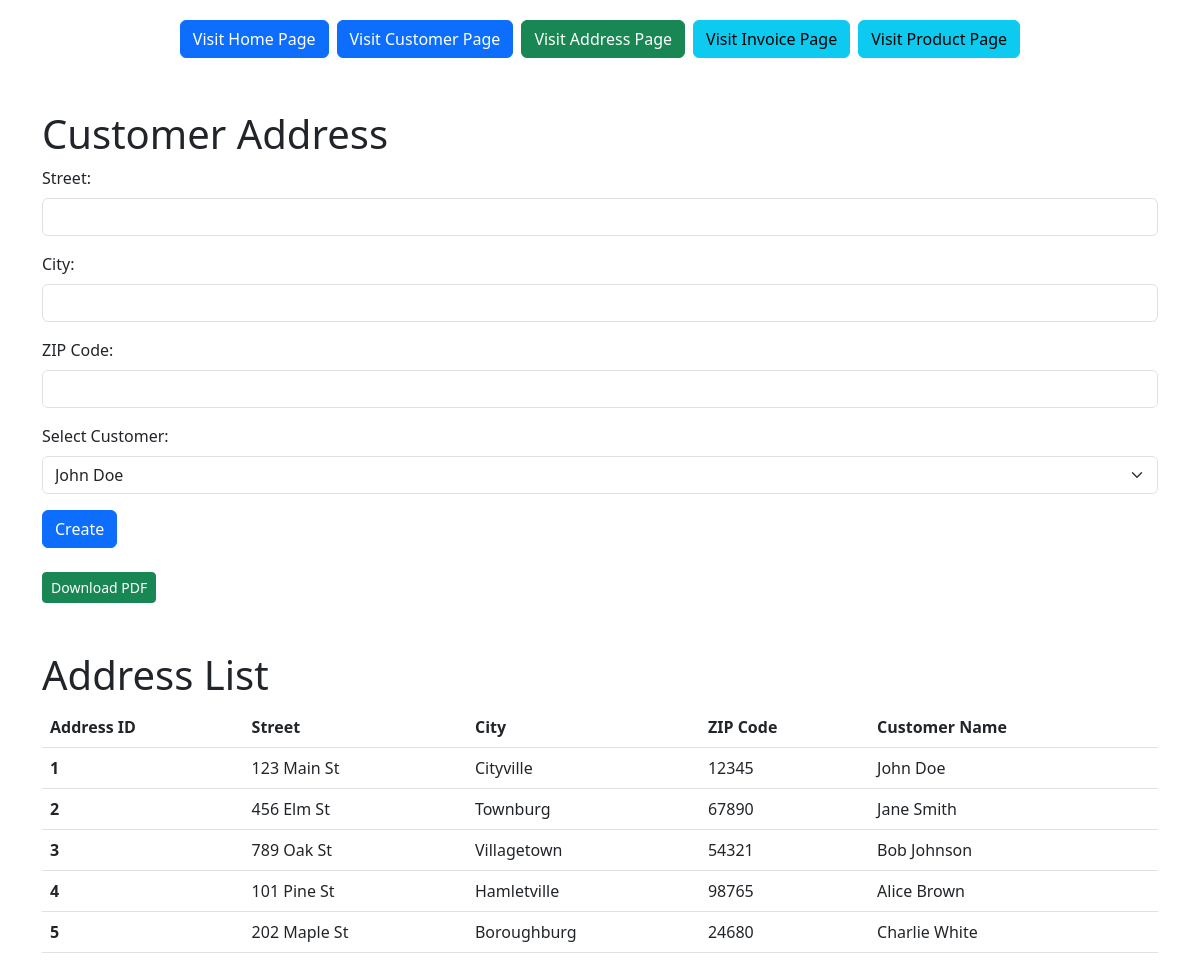
Screenshot of /address.php with the database file from the repository.
### tables this page shows
CREATE TABLE IF NOT EXISTS `Address` (
  `address_id` INT NOT NULL AUTO_INCREMENT,
  `street` VARCHAR(45) NULL,
  `city` VARCHAR(45) NULL,
  `zip_code` VARCHAR(45) NULL,
  `Customers_customer_id` INT NOT NULL,
  PRIMARY KEY (`address_id`),
  INDEX `fk_Address_Customers1_idx` (`Customers_customer_id` ASC) ,
  CONSTRAINT `fk_Address_Customers1`
    FOREIGN KEY (`Customers_customer_id`)
    REFERENCES `Customers` (`customer_id`)
    ON DELETE NO ACTION
    ON UPDATE NO ACTION);

CREATE TABLE IF NOT EXISTS `Customers` (
  `customer_id` INT NOT NULL AUTO_INCREMENT,
  `name` VARCHAR(45) NULL,
  `phone_number` VARCHAR(45) NULL,
  `email` VARCHAR(45) NULL,
  PRIMARY KEY (`customer_id`));

### address.php (the view, shortened to what this page needs)
<?php
include 'db.php';
$sqlCustomers = "SELECT customer_id, name FROM Customers";
$resultCustomers = $conn->query($sqlCustomers);
$sqlAddresses = "SELECT A.address_id, A.street, A.city, A.zip_code, C.name as customer_name
                FROM Address A
                INNER JOIN Customers C ON A.Customers_customer_id = C.customer_id";
$resultAddresses = $conn->query($sqlAddresses);
?>
<!DOCTYPE html>
<html lang="en">
<head>
    <link href="https://cdn.jsdelivr.net/npm/bootstrap@5.3.0/dist/css/bootstrap.min.css" rel="stylesheet">
</head>
<body>
<div class="mt-3  d-flex justify-content-center">
<a href="index.php" class="btn btn-primary m-1">Visit Home Page</a>
        <a href="customer.php" class="btn btn-primary m-1">Visit Customer Page</a>
        <a href="address.php" class="btn btn-success m-1">Visit Address Page</a>
        <a href="invoice.php" class="btn btn-info m-1">Visit Invoice Page</a>
        <a href="products.php" class="btn btn-info m-1">Visit Product Page</a>
    </div>
<div class="container mt-5">
    <h1>Customer Address</h1>
    <form method="post">
        <div class="mb-3">
            <label for="street" class="form-label">Street:</label>
            <input type="text" class="form-control" name="street" required>
        </div>
        <div class="mb-3">
            <label for="city" class="form-label">City:</label>
            <input type="text" class="form-control" name="city" required>
        </div>
        <div class="mb-3">
            <label for="zip_code" class="form-label">ZIP Code:</label>
            <input type="text" class="form-control" name="zip_code" required>
        </div>
        <div class="mb-3">
            <label for="customer_id" class="form-label">Select Customer:</label>
            <select class="form-select" name="customer_id" required>
                <?php
                while ($row = $resultCustomers->fetch_assoc()) {
                    echo "<option value='" . $row['customer_id'] . "'>" . $row['name'] . "</option>";
                }
                ?>
            </select>
        </div>
        <button type="submit" class="btn btn-primary" name="create_address">Create</button>
    </form>
    <a href='address_pdfg.php' class='btn mt-4 btn-success btn-sm'>Download PDF</a>
</div>
<div class="container mt-5">
    <h1>Address List</h1>
    <table class="table">
        <thead>
            <tr>
                <th scope="col">Address ID</th>
                <th scope="col">Street</th>
                <th scope="col">City</th>
                <th scope="col">ZIP Code</th>
                <th scope="col">Customer Name</th>
            </tr>
        </thead>
        <tbody>
            <?php
            if ($resultAddresses->num_rows > 0) {
                while ($row = $resultAddresses->fetch_assoc()) {
                    echo "<tr>";
                    echo "<th scope='row'>" . $row["address_id"] . "</th>";
                    echo "<td>" . $row["street"] . "</td>";
                    echo "<td>" . $row["city"] . "</td>";
                    echo "<td>" . $row["zip_code"] . "</td>";
                    echo "<td>" . $row["customer_name"] . "</td>";
                    echo "</tr>";
                }
            } else {
                echo "<tr><td colspan='5'>No addresses found</td></tr>";
            }
            ?>
        </tbody>
    </table>
</div>
</body>
</html>

### rows the page displays
address: address_id "1", street "123 Main St", city "Cityville", zip_code "12345", Customers_customer.name "John Doe"
address: address_id "2", street "456 Elm St", city "Townburg", zip_code "67890", Customers_customer.name "Jane Smith"
address: address_id "3", street "789 Oak St", city "Villagetown", zip_code "54321", Customers_customer.name "Bob Johnson"
address: address_id "4", street "101 Pine St", city "Hamletville", zip_code "98765", Customers_customer.name "Alice Brown"
address: address_id "5", street "202 Maple St", city "Boroughburg", zip_code "24680", Customers_customer.name "Charlie White"

### other values shown
form field customer_id "John Doe"
